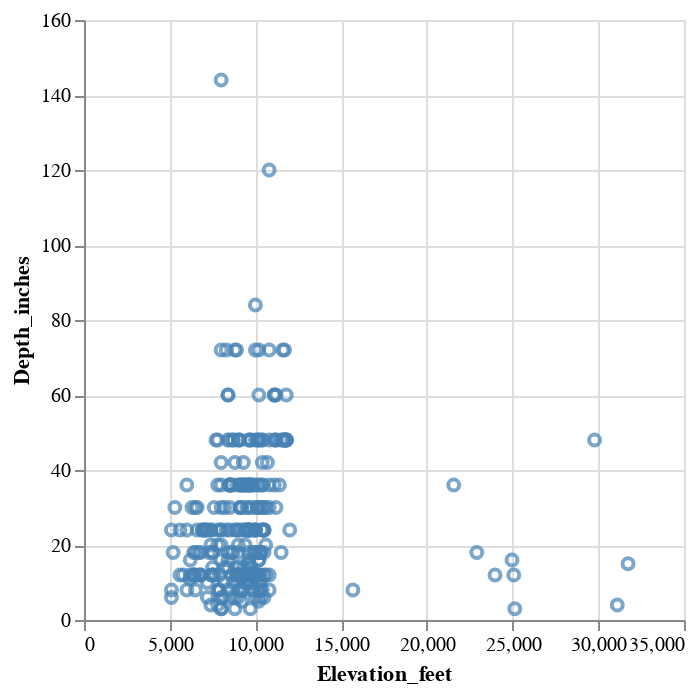

Notebook code for this chart:
### Markdown cell above
## Task 1

Filter out years before 2010 which are missing data.

Rename direction column to Aspect.

Remove all of the comments columns, as we wont be using those. 

Filter out the incorrect data outliers (Need to add it)

### Code cell
PR.vis.scatterplot(df, "Elevation_feet", "Depth_inches")

### Figure 1 — Vega-Lite specification as saved in the notebook (floating-point values rounded to 4 significant figures; data arrays with more than 128 entries replaced by an {"elided": "..."} marker saying what was removed)
{"$schema": "https://vega.github.io/schema/vega-lite/v5.8.0.json", "config": {"view": {"continuousHeight": 300, "continuousWidth": 300}}, "data": {"name": "data-3c00ecc4103d2258d475b57d5e2c8e31"}, "datasets": {"data-3c00ecc4103d2258d475b57d5e2c8e31": {"elided": "292 records"}}, "encoding": {"color": {"condition": {"param": "selector", "value": "steelblue"}, "value": "gray"}, "x": {"field": "Elevation_feet", "type": "quantitative"}, "y": {"field": "Depth_inches", "type": "quantitative"}}, "mark": {"type": "point"}, "params": [{"name": "selector", "select": {"encodings": ["x", "y"], "type": "interval"}}]}
